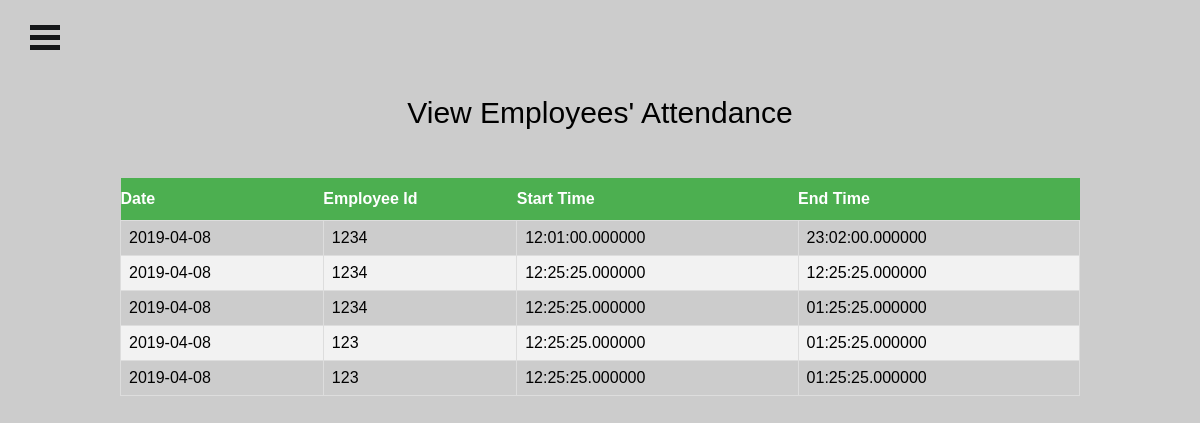
The app's page /admin/attendance.php (signed in) with its own data.
### tables this page shows
CREATE TABLE `attendance` (
  `employeeId` varchar(255) NOT NULL,
  `date` date NOT NULL,
  `starttime` time(6) NOT NULL,
  `endtime` time(6) NOT NULL
);

### admin/attendance.php (the view, shortened to what this page needs)
<?php
include_once 'dbconnect.php';
?>
<!DOCTYPE html>
<html lang="en">
<head>
    <?php include "header.php";?>
</head>
<body>
    <?php include "navigation.php";?>
        <div class=" main">
            <p>View Employees' Attendance</p>
            <table id="employee">
                <thead>
                    <tr class="success">
                        <th>Date</th>
                        <th>Employee Id</th>
                        <th>Start Time</th>
                        <th>End Time</th>
                    </tr>
                </thead>
                <tbody>
            <?php
            $query2 = $DBcon->query("SELECT * FROM attendance");
            while($data=$query2->fetch_array()){
           echo "
                <tr>
                    <td>".$data['date']."</td>
                    <td>".$data['employeeId']."</td>
                    <td>".$data['starttime']."</td>
                    <td>".$data['endtime']."</td>
                </tr>
                ";
            }
            ?>
                </tbody>
            </table>
        </div>
</body>
</html>

### admin/header.php (shortened to what this page needs)
<link rel="stylesheet" href="css/main.css">

### admin/navigation.php (shortened to what this page needs)
<div id="sidebar">
    <div class="toggle-btn" onclick="toggleSidebar()">
        <span></span>
        <span></span>
        <span></span>
    </div>
</div>

### admin/css/main.css (style rules this page uses)
body { margin: 0; padding: 0; background: #ccc; }
.main { max-width: 960px; margin: 0px auto; }
.main p { padding-top: 10%; padding-bottom: 5%; text-align: center; font-size: 30px; }
#employee { font-family: "Trebuchet MS", Arial, Helvetica, sans-serif; border-collapse: collapse; width: 100%; }
#employee td, #customers th { border: 1px solid #ddd; padding: 8px; }
#employee tr:nth-child(even) { background-color: #f2f2f2; }
#employee th { padding-top: 12px; padding-bottom: 12px; text-align: left; background-color: #4CAF50; color: white; }

### admin/navigation.php (style rules this page uses)
* { margin: 0px; padding: 0px; font-family: sans-serif; }
#sidebar { position: fixed; width: 200px; height: 100%; background: #151719; left: -200px; transition: all 500ms linear; }
#sidebar .toggle-btn { position: absolute; left: 230px; top: 20px; }
#sidebar .toggle-btn span { display: block; width: 30px; height: 5px; background: #151719; margin: 5px 0px; }

### records on screen
attendance: date "2019-04-08", employeeId "1234", starttime "12:01:00.000000", endtime "23:02:00.000000"
attendance: date "2019-04-08", employeeId "1234", starttime "12:25:25.000000", endtime "12:25:25.000000"
attendance: date "2019-04-08", employeeId "1234", starttime "12:25:25.000000", endtime "01:25:25.000000"
attendance: date "2019-04-08", employeeId "123", starttime "12:25:25.000000", endtime "01:25:25.000000"
attendance: date "2019-04-08", employeeId "123", starttime "12:25:25.000000", endtime "01:25:25.000000"
